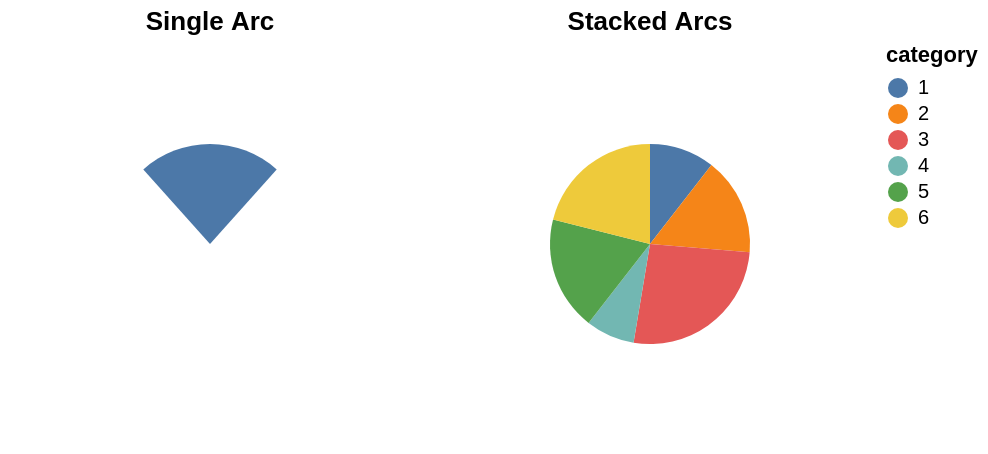

Specify this chart in Vega-Lite:
### Vega specification from a JSON file in a GitHub repository (floating-point values rounded to 4 significant figures)
{"$schema": "https://vega.github.io/schema/vega/v5.json", "description": "A simple pie chart with embedded data.", "background": "white", "padding": 5, "height": 200, "data": [{"name": "source_0", "values": [{}]}, {"name": "source_1", "values": [{"category": 1, "value": 4}, {"category": 2, "value": 6}, {"category": 3, "value": 10}, {"category": 4, "value": 3}, {"category": 5, "value": 7}, {"category": 6, "value": 8}]}, {"name": "data_0", "source": "source_1", "transform": [{"type": "stack", "groupby": [], "field": "value", "sort": {"field": ["category"], "order": ["ascending"]}, "as": ["value_start", "value_end"], "offset": "zero"}, {"type": "filter", "expr": "isValid(datum[\"value\"]) && isFinite(+datum[\"value\"])"}]}], "signals": [{"name": "childWidth", "value": 200}, {"name": "radius", "value": 0, "bind": {"input": "range", "min": 0, "max": 100, "step": 1}}, {"name": "radius2", "value": 50, "bind": {"input": "range", "min": 0, "max": 100, "step": 1}}, {"name": "theta_single_arc", "value": -0.73, "bind": {"input": "range", "min": -6.28, "max": 6.28}}, {"name": "theta2_single_arc", "value": 0.73, "bind": {"input": "range", "min": -6.28, "max": 6.28}}, {"name": "cornerRadius", "value": 0, "bind": {"input": "range", "min": 0, "max": 50, "step": 1}}, {"name": "padAngle", "value": 0, "bind": {"input": "range", "min": 0, "max": 1.57}}, {"name": "strokeWidth", "value": 4, "bind": {"input": "range", "min": 0, "max": 10, "step": 0.5}}], "layout": {"padding": 20, "bounds": "full", "align": "each"}, "marks": [{"type": "group", "name": "concat_0_group", "title": {"text": "Single Arc", "frame": "group"}, "style": "cell", "encode": {"update": {"width": {"signal": "childWidth"}, "height": {"signal": "height"}}}, "marks": [{"name": "concat_0_marks", "type": "arc", "style": ["arc"], "from": {"data": "source_0"}, "encode": {"update": {"strokeWidth": {"signal": "strokeWidth"}, "padAngle": {"signal": "padAngle"}, "radius": {"signal": "radius"}, "cornerRadius": {"signal": "cornerRadius"}, "fill": {"value": "#4c78a8"}, "x": {"signal": "childWidth", "mult": 0.5}, "y": {"signal": "height", "mult": 0.5}, "outerRadius": {"signal": "radius"}, "innerRadius": {"signal": "radius2"}, "startAngle": {"signal": "theta_single_arc"}, "endAngle": {"signal": "theta2_single_arc"}}}}]}, {"type": "group", "name": "concat_1_group", "title": {"text": "Stacked Arcs", "frame": "group"}, "style": "cell", "encode": {"update": {"width": {"signal": "childWidth"}, "height": {"signal": "height"}}}, "marks": [{"name": "concat_1_marks", "type": "arc", "style": ["arc"], "from": {"data": "data_0"}, "encode": {"update": {"strokeWidth": {"signal": "strokeWidth"}, "padAngle": {"signal": "padAngle"}, "radius": {"signal": "radius"}, "cornerRadius": {"signal": "cornerRadius"}, "fill": {"scale": "color", "field": "category"}, "description": {"signal": "\"value: \" + (format(datum[\"value\"], \"\")) + \"; category: \" + (isValid(datum[\"category\"]) ? datum[\"category\"] : \"\"+datum[\"category\"])"}, "x": {"signal": "childWidth", "mult": 0.5}, "y": {"signal": "height", "mult": 0.5}, "outerRadius": {"signal": "radius"}, "innerRadius": {"signal": "radius2"}, "startAngle": {"scale": "concat_1_theta", "field": "value_end"}, "endAngle": {"scale": "concat_1_theta", "field": "value_start"}}}}]}], "scales": [{"name": "color", "type": "ordinal", "domain": {"data": "data_0", "field": "category", "sort": true}, "range": "category"}, {"name": "concat_1_theta", "type": "linear", "domain": {"data": "data_0", "fields": ["value_start", "value_end"]}, "range": [0, 6.283], "zero": true}], "legends": [{"fill": "color", "symbolType": "circle", "title": "category"}], "config": {"style": {"cell": {"stroke": null}}}}
